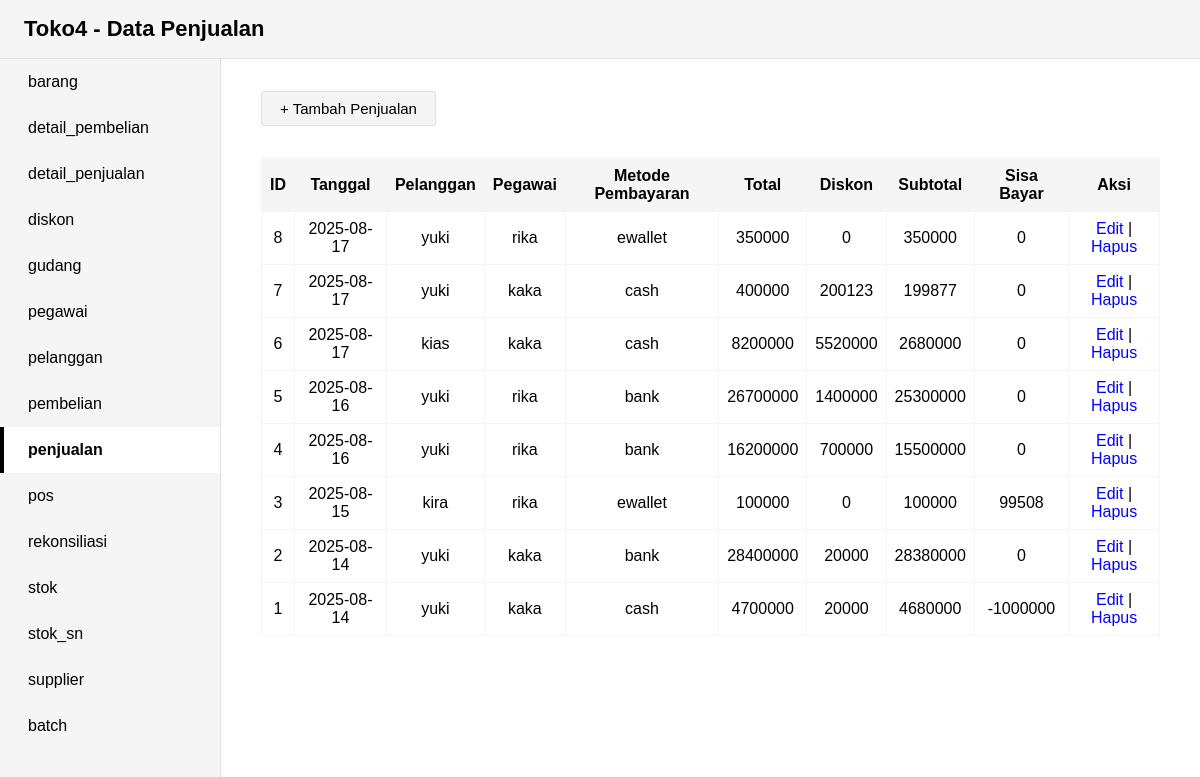
The app's page /penjualan/index.php, older data.
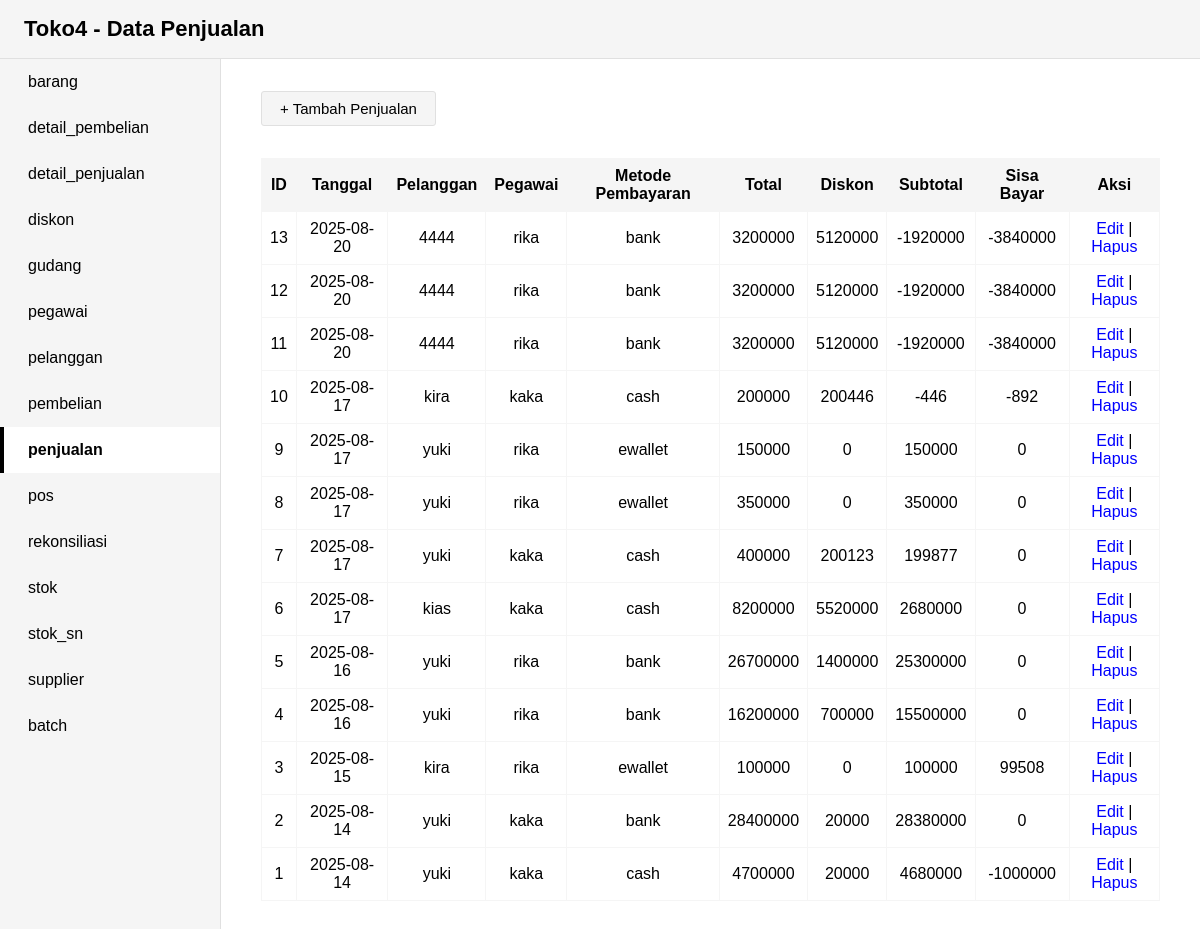
The same page, newer data.
### tables this page shows
CREATE TABLE `penjualan` (
  `id_penjualan` int(11) NOT NULL,
  `tanggal_penjualan` date NOT NULL,
  `id_pelanggan` int(11) NOT NULL,
  `id_pegawai` int(11) NOT NULL,
  `metode_pembayaran` enum('cash','qris','ewallet','bank') NOT NULL,
  `total` decimal(10,0) NOT NULL,
  `diskon` decimal(10,0) NOT NULL,
  `subtotal` decimal(10,0) NOT NULL,
  `sisa_bayar` decimal(10,0) NOT NULL
);

CREATE TABLE `pelanggan` (
  `id_pelanggan` int(11) NOT NULL,
  `nama_pelanggan` varchar(20) NOT NULL,
  `kontak` varchar(20) NOT NULL
);

CREATE TABLE `pegawai` (
  `id_pegawai` int(11) NOT NULL,
  `nama_pegawai` varchar(20) NOT NULL,
  `username` varchar(20) NOT NULL,
  `password` varchar(20) NOT NULL,
  `peran` enum('admin','gudang','kasir','finance') NOT NULL
);

### penjualan/index.php (the view, shortened to what this page needs)
<?php
include "../koneksi.php";
$query = "
    SELECT p.id_penjualan, p.tanggal_penjualan, pl.nama_pelanggan, pg.nama_pegawai,
           p.metode_pembayaran, p.total, p.diskon, p.subtotal, p.sisa_bayar
    FROM penjualan p
    LEFT JOIN pelanggan pl ON p.id_pelanggan = pl.id_pelanggan
    LEFT JOIN pegawai pg ON p.id_pegawai = pg.id_pegawai
    ORDER BY p.id_penjualan DESC
";
$result = mysqli_query($koneksi, $query);
?>
<!DOCTYPE html>
<html>
<head>
</head>
<body>
    <div class="header">Toko4 - Data Penjualan</div>
    <div class="container">
        <nav class="sidebar">
            <ul>
                <li><a href="../barang">barang</a></li>
                <li><a href="../detail_pembelian">detail_pembelian</a></li>
                <li><a href="../detail_penjualan">detail_penjualan</a></li>
                <li><a href="../diskon">diskon</a></li>
                <li><a href="../gudang">gudang</a></li>
                <li><a href="../pegawai">pegawai</a></li>
                <li><a href="../pelanggan">pelanggan</a></li>
                <li><a href="../pembelian">pembelian</a></li>
                <li><a href="../penjualan" class="active">penjualan</a></li>
                <li><a href="../pos">pos</a></li>
                <li><a href="../rekonsiliasi">rekonsiliasi</a></li>
                <li><a href="../stok">stok</a></li>
                <li><a href="../stok_sn">stok_sn</a></li>
                <li><a href="../supplier">supplier</a></li>
                <li><a href="../batch" >batch</a></li>
            </ul>
        </nav>
        <div class="main-content">
            <a href="tambah.php" class="btn-tambah">+ Tambah Penjualan</a>
            <table>
                <tr>
                    <th>ID</th>
                    <th>Tanggal</th>
                    <th>Pelanggan</th>
                    <th>Pegawai</th>
                    <th>Metode Pembayaran</th>
                    <th>Total</th>
                    <th>Diskon</th>
                    <th>Subtotal</th>
                    <th>Sisa Bayar</th>
                    <th>Aksi</th>
                </tr>
                <?php while($row = mysqli_fetch_assoc($result)) { ?>
                <tr>
                    <td><?= $row['id_penjualan'] ?></td>
                    <td><?= $row['tanggal_penjualan'] ?></td>
                    <td><?= $row['nama_pelanggan'] ?></td>
                    <td><?= $row['nama_pegawai'] ?></td>
                    <td><?= $row['metode_pembayaran'] ?></td>
                    <td><?= $row['total'] ?></td>
                    <td><?= $row['diskon'] ?></td>
                    <td><?= $row['subtotal'] ?></td>
                    <td><?= $row['sisa_bayar'] ?></td>
                    <td>
                        <a href="edit.php?id=<?= $row['id_penjualan'] ?>">Edit</a> |
                        <a href="hapus.php?id=<?= $row['id_penjualan'] ?>" onclick="return confirm('Yakin hapus?')">Hapus</a>
                    </td>
                </tr>
                <?php } ?>
            </table>
        </div>
    </div>
</body>
</html>

### penjualan/index.php (style rules this page uses)
body { margin: 0; font-family: Arial, sans-serif; background: #f5f5f5; color: #000000; }
.header { background: #f5f5f5; color: #000000; padding: 16px 24px; font-size: 22px; font-weight: bold; border-bottom: 1px solid #e0e0e0; }
.container { display: flex; min-height: 100vh; }
.sidebar { width: 220px; background: #f5f5f5; padding: 0; border-right: 1px solid #e0e0e0; min-height: 100vh; }
.sidebar ul { list-style: none; margin: 0; padding: 0; }
.sidebar li { margin: 0; }
.sidebar a { display: block; color: #000000; text-decoration: none; padding: 14px 24px; border-left: 4px solid transparent; }
.sidebar a.active, .sidebar a:hover { background: #ffffff; border-left: 4px solid #000000; font-weight: bold; }
.main-content { flex: 1; background: #ffffff; padding: 32px 40px; }
table { border-collapse: collapse; width: 100%; margin-top: 20px; background: #ffffff; }
th, td { border: 1px solid #f5f5f5; padding: 8px; text-align: center; color: #000000; }
th { background: #f5f5f5; font-weight: bold; }
a { text-decoration: none; color: blue; }
.btn-tambah { display: inline-block; margin-bottom: 12px; background: #f5f5f5; color: #000000; border: 1px solid #e0e0e0; padding: 8px 18px; border-radius: 3px; font-size: 15px; }

Row changes from the older to the newer data that the page shows:
added penjualan: id_penjualan "13", tanggal_penjualan "2025-08-20", id_pelanggan.nama_pelanggan "4444", id_pegawai.nama_pegawai "rika", metode_pembayaran "bank", total "3200000", diskon "5120000", subtotal "-1920000", sisa_bayar "-3840000"
added penjualan: id_penjualan "12", tanggal_penjualan "2025-08-20", id_pelanggan.nama_pelanggan "4444", id_pegawai.nama_pegawai "rika", metode_pembayaran "bank", total "3200000", diskon "5120000", subtotal "-1920000", sisa_bayar "-3840000"
added penjualan: id_penjualan "11", tanggal_penjualan "2025-08-20", id_pelanggan.nama_pelanggan "4444", id_pegawai.nama_pegawai "rika", metode_pembayaran "bank", total "3200000", diskon "5120000", subtotal "-1920000", sisa_bayar "-3840000"
added penjualan: id_penjualan "10", tanggal_penjualan "2025-08-17", id_pelanggan.nama_pelanggan "kira", id_pegawai.nama_pegawai "kaka", metode_pembayaran "cash", total "200000", diskon "200446", subtotal "-446", sisa_bayar "-892"
added penjualan: id_penjualan "9", tanggal_penjualan "2025-08-17", id_pelanggan.nama_pelanggan "yuki", id_pegawai.nama_pegawai "rika", metode_pembayaran "ewallet", total "150000", diskon "0", subtotal "150000", sisa_bayar "0"
